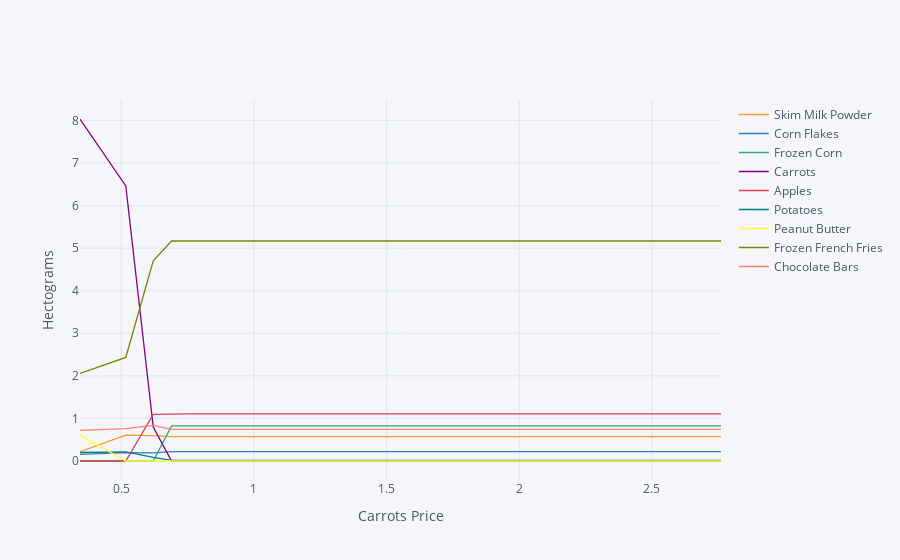

Notebook code for this chart:
### Markdown cell above
Re-do our analysis of changing prices, but with a constraint that
  total weight of diet must be less that 12 hectograms (1.2 kg).

### Code cell
import cufflinks as cf
cf.go_offline()

ReferenceGood = 'Carrots'

scale = [0.5,0.75,0.9,1.,1.1,1.2,1.3,1.4,1.5,2,4]

cost0 = solve_subsistence_problem(FoodNutrients,Prices,
                                  diet_min[group],diet_max[group],max_weight=12,tol=tol).fun

my_p = Prices.copy()

diet = {}
for s in scale:

    my_p[ReferenceGood] = Prices[ReferenceGood]*s
    result = solve_subsistence_problem(FoodNutrients,my_p,
                                       diet_min[group],diet_max[group],max_weight=12,tol=tol)
    diet[my_p[ReferenceGood]] = result.diet

Diet_response = pd.DataFrame(diet).T
Diet_response.index.name = '%s Price' % ReferenceGood

Diet_response.reset_index(inplace=True)

# Get rid of units for index (cufflinks chokes)
Diet_response['%s Price' % ReferenceGood] = Diet_response['%s Price' % ReferenceGood].apply(lambda x: x.magnitude)

Diet_response = Diet_response.set_index('%s Price' % ReferenceGood)

# Just look at goods consumed in quantities greater than error tolerance
Diet_response.loc[:,(Diet_response>tol).sum()>0].iplot(xTitle='%s Price' % ReferenceGood,yTitle='Hectograms')

### Figure 1 — Plotly figure (JSON) as saved in the notebook; plotly's stock layout.template omitted (floating-point values rounded to 4 significant figures)
{"data": [{"line": {"color": "rgba(255, 153, 51, 1.0)", "dash": "solid", "shape": "linear", "width": 1.3}, "mode": "lines", "name": "Skim Milk Powder ", "text": "", "type": "scatter", "x": [0.345, 0.5175, 0.621, 0.69, 0.759, 0.828, 0.897, 0.966, 1.035, 1.38, 2.76], "y": [0.2202, 0.6087, 0.5958, 0.5722, 0.5722, 0.5722, 0.5722, 0.5722, 0.5722, 0.5722, 0.5722]}, {"line": {"color": "rgba(55, 128, 191, 1.0)", "dash": "solid", "shape": "linear", "width": 1.3}, "mode": "lines", "name": "Corn Flakes", "text": "", "type": "scatter", "x": [0.345, 0.5175, 0.621, 0.69, 0.759, 0.828, 0.897, 0.966, 1.035, 1.38, 2.76], "y": [0.158, 0.1981, 0.1917, 0.2198, 0.2198, 0.2198, 0.2198, 0.2198, 0.2198, 0.2198, 0.2198]}, {"line": {"color": "rgba(50, 171, 96, 1.0)", "dash": "solid", "shape": "linear", "width": 1.3}, "mode": "lines", "name": "Frozen Corn", "text": "", "type": "scatter", "x": [0.345, 0.5175, 0.621, 0.69, 0.759, 0.828, 0.897, 0.966, 1.035, 1.38, 2.76], "y": [0, 0, 0, 0.8249, 0.8249, 0.8249, 0.8249, 0.8249, 0.8249, 0.8249, 0.8249]}, {"line": {"color": "rgba(128, 0, 128, 1.0)", "dash": "solid", "shape": "linear", "width": 1.3}, "mode": "lines", "name": "Carrots", "text": "", "type": "scatter", "x": [0.345, 0.5175, 0.621, 0.69, 0.759, 0.828, 0.897, 0.966, 1.035, 1.38, 2.76], "y": [8.034, 6.463, 0.7994, 0, 0, 0, 0, 0, 0, 0, 0]}, {"line": {"color": "rgba(219, 64, 82, 1.0)", "dash": "solid", "shape": "linear", "width": 1.3}, "mode": "lines", "name": "Apples ", "text": "", "type": "scatter", "x": [0.345, 0.5175, 0.621, 0.69, 0.759, 0.828, 0.897, 0.966, 1.035, 1.38, 2.76], "y": [0, 0, 1.094, 1.106, 1.106, 1.106, 1.106, 1.106, 1.106, 1.106, 1.106]}, {"line": {"color": "rgba(0, 128, 128, 1.0)", "dash": "solid", "shape": "linear", "width": 1.3}, "mode": "lines", "name": "Potatoes", "text": "", "type": "scatter", "x": [0.345, 0.5175, 0.621, 0.69, 0.759, 0.828, 0.897, 0.966, 1.035, 1.38, 2.76], "y": [0.1996, 0.2164, 0.08567, 0.01337, 0.01337, 0.01337, 0.01337, 0.01337, 0.01337, 0.01337, 0.01337]}, {"line": {"color": "rgba(255, 255, 51, 1.0)", "dash": "solid", "shape": "linear", "width": 1.3}, "mode": "lines", "name": "Peanut Butter ", "text": "", "type": "scatter", "x": [0.345, 0.5175, 0.621, 0.69, 0.759, 0.828, 0.897, 0.966, 1.035, 1.38, 2.76], "y": [0.6127, 0, 0, 0, 0, 0, 0, 0, 0, 0, 0]}, {"line": {"color": "rgba(128, 128, 0, 1.0)", "dash": "solid", "shape": "linear", "width": 1.3}, "mode": "lines", "name": "Frozen French Fries", "text": "", "type": "scatter", "x": [0.345, 0.5175, 0.621, 0.69, 0.759, 0.828, 0.897, 0.966, 1.035, 1.38, 2.76], "y": [2.057, 2.432, 4.702, 5.167, 5.167, 5.167, 5.167, 5.167, 5.167, 5.167, 5.167]}, {"line": {"color": "rgba(251, 128, 114, 1.0)", "dash": "solid", "shape": "linear", "width": 1.3}, "mode": "lines", "name": "Chocolate Bars ", "text": "", "type": "scatter", "x": [0.345, 0.5175, 0.621, 0.69, 0.759, 0.828, 0.897, 0.966, 1.035, 1.38, 2.76], "y": [0.7191, 0.7619, 0.8345, 0.7421, 0.7421, 0.7421, 0.7421, 0.7421, 0.7421, 0.7421, 0.7421]}], "layout": {"autosize": true, "legend": {"bgcolor": "#F5F6F9", "font": {"color": "#4D5663"}}, "paper_bgcolor": "#F5F6F9", "plot_bgcolor": "#F5F6F9", "title": {"font": {"color": "#4D5663"}}, "xaxis": {"autorange": true, "gridcolor": "#E1E5ED", "range": [0.345, 2.76], "showgrid": true, "tickfont": {"color": "#4D5663"}, "title": {"font": {"color": "#4D5663"}, "text": "Carrots Price"}, "type": "linear", "zerolinecolor": "#E1E5ED"}, "yaxis": {"autorange": true, "gridcolor": "#E1E5ED", "range": [-0.4463, 8.48], "showgrid": true, "tickfont": {"color": "#4D5663"}, "title": {"font": {"color": "#4D5663"}, "text": "Hectograms"}, "type": "linear", "zerolinecolor": "#E1E5ED"}}}
